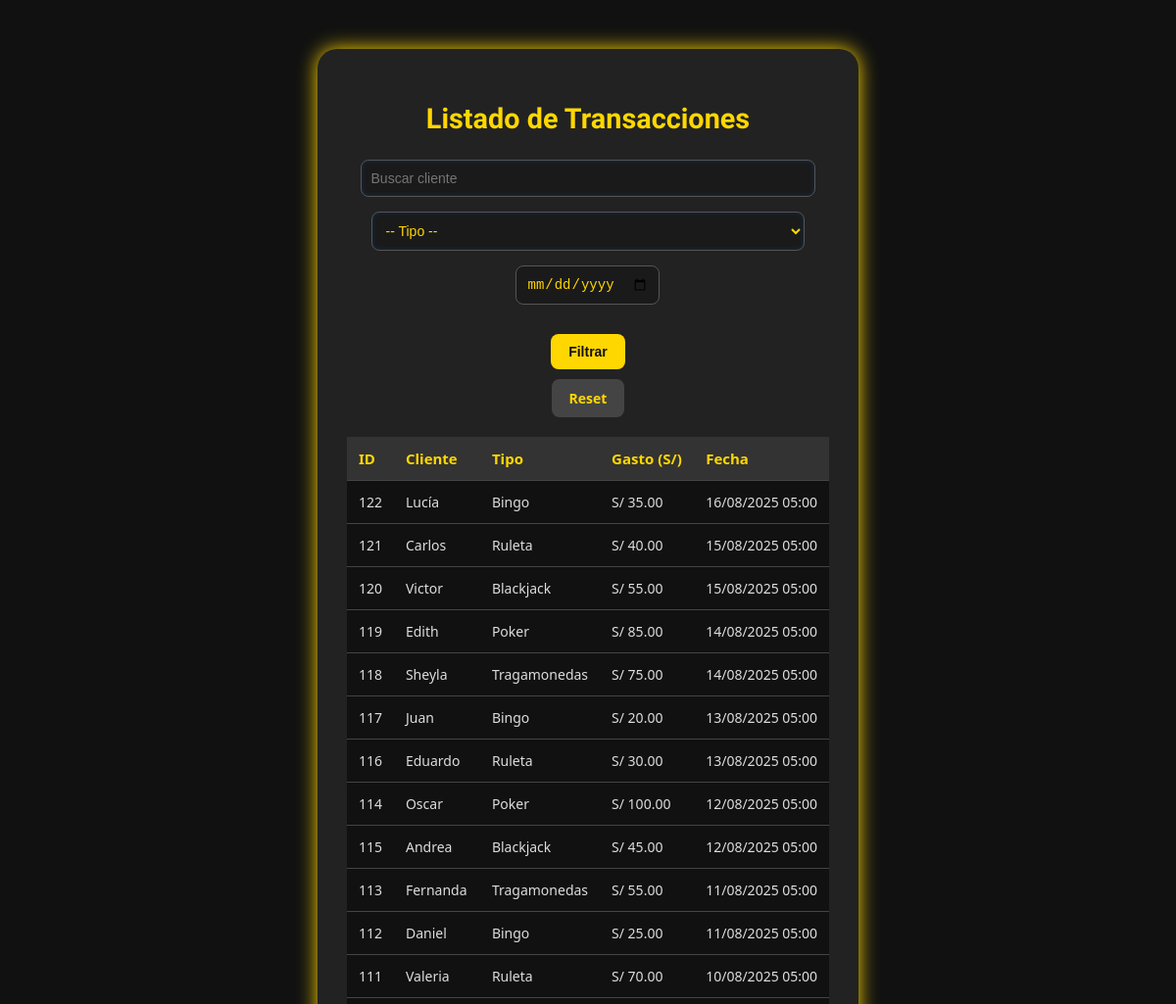
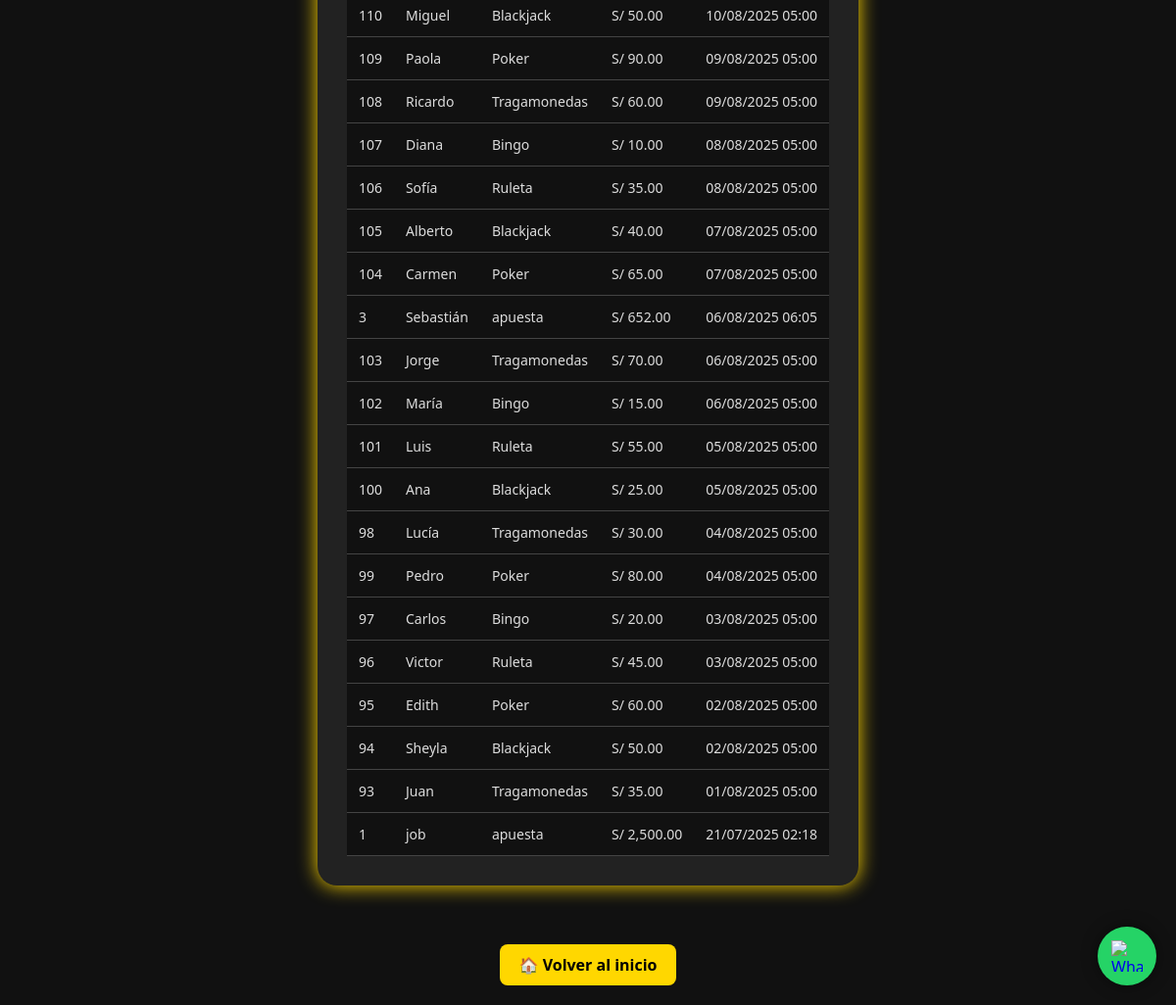
Page /transacciones/listar_transaccion.php on the committed database (2 pictures, top to bottom).
### tables this page shows
CREATE TABLE `transacciones` (
  `id` int(11) NOT NULL,
  `cliente_id` int(11) DEFAULT NULL,
  `tipo` varchar(50) DEFAULT NULL,
  `gasto` decimal(10,2) DEFAULT NULL,
  `fecha` timestamp NOT NULL DEFAULT current_timestamp()
);

CREATE TABLE `clientes` (
  `id` int(11) NOT NULL,
  `nombre` varchar(100) DEFAULT NULL,
  `apellido` varchar(100) DEFAULT NULL,
  `dni` varchar(15) DEFAULT NULL,
  `email` varchar(100) DEFAULT NULL,
  `telefono` varchar(20) DEFAULT NULL,
  `fecha_registro` date DEFAULT NULL,
  `preferencias` text DEFAULT NULL,
  `segmento` varchar(100) NOT NULL
);

### transacciones/listar_transaccion.php (the view, shortened to what this page needs)
<?php
$conn = new mysqli("localhost", "root", "", "atlantic_city_db");
$cliente = $_GET['cliente'] ?? '';
$fecha = $_GET['fecha'] ?? '';
$sql = "SELECT t.id, c.nombre AS cliente, t.tipo, t.gasto, t.fecha
        FROM transacciones t
        JOIN clientes c ON t.cliente_id = c.id
        WHERE 1=1";
$sql .= " ORDER BY t.fecha DESC";
$resultado = $conn->query($sql);
?>
<!DOCTYPE html>
<html lang="es">
<head>
  <link rel="stylesheet" href="../css/transaccion.css">
  <link rel="stylesheet" href="../css/btns.css">
  <link rel="stylesheet" href="../css/footer_sep.css">
</head>
<body>
  <div class="contenedor">
    <h2>Listado de Transacciones</h2>
    <form method="get" class="filtro-form">
      <input type="text" name="cliente" placeholder="Buscar cliente" value="<?= htmlspecialchars($cliente) ?>">
      <select name="tipo">
        <option value="">-- Tipo --</option>
      </select>
      <input type="date" name="fecha" value="<?= htmlspecialchars($fecha) ?>">
      <button type="submit">Filtrar</button>
      <a href="listar_transaccion.php" class="reset-btn">Reset</a>
    </form>
    <table>
      <thead>
        <tr>
          <th>ID</th>
          <th>Cliente</th>
          <th>Tipo</th>
          <th>Gasto (S/)</th>
          <th>Fecha</th>
        </tr>
      </thead>
      <tbody>
        <?php if ($resultado->num_rows > 0): ?>
          <?php while($fila = $resultado->fetch_assoc()): ?>
            <tr>
              <td><?= $fila['id'] ?></td>
              <td><?= $fila['cliente'] ?></td>
              <td><?= $fila['tipo'] ?></td>
              <td>S/ <?= number_format($fila['gasto'], 2) ?></td>
              <td><?= date('d/m/Y H:i', strtotime($fila['fecha'])) ?></td>
            </tr>
          <?php endwhile; ?>
        <?php else: ?>
            <tr><td colspan="5">No se encontraron resultados.</td></tr>
        <?php endif; ?>
      </tbody>
    </table>
  </div>
  <div class="volver">
    <a href="../index.html" class="btn">🏠 Volver al inicio</a>
  </div>
  <a href="https://wa.me/51921876815" class="wsp-btn" target="_blank" title="Contáctanos por WhatsApp">
      <img src="https://img.icons8.com/color/48/000000/whatsapp.png" alt="WhatsApp">
    </a>
</body>
</html>

### css/transaccion.css (style rules this page uses)
body { font-family: 'Segoe UI', Tahoma, Geneva, Verdana, sans-serif; background-color: #111; color: #fff; margin: 0; padding: 20px; display: flex; flex-direction: column; align-items: center; }
h2 { text-align: center; color: gold; font-family: 'Orbitron', sans-serif; margin-bottom: 20px; font-size: 1.8rem; }
form { display: flex; flex-direction: column; }
input, select { padding: 10px; margin-top: 5px; border: 1px solid #444; border-radius: 8px; background: #333; color: #fff; font-size: 14px; transition: 0.3s; }
button { margin-top: 20px; background-color: gold; color: black; font-weight: bold; padding: 12px; border: none; border-radius: 10px; cursor: pointer; transition: background 0.3s; font-size: 15px; }
.contenedor { max-width: 1000px; margin: 30px auto; background-color: #222; padding: 30px; border-radius: 20px; box-shadow: 0 0 20px gold; }
table { width: 100%; border-collapse: collapse; margin-top: 20px; background-color: #111; }
th, td { padding: 12px; text-align: left; border-bottom: 1px solid #444; }
th { background-color: #333; color: gold; font-size: 15px; }
td { color: #ddd; font-size: 14px; }
.filtro-form { display: flex; gap: 10px; flex-wrap: wrap; margin-bottom: 20px; align-items: center; justify-content: space-between; }
.filtro-form input[type="text"], .filtro-form input[type="date"], .filtro-form select { padding: 10px; border-radius: 8px; border: 1px solid #555; background-color: #1a1a1a; color: gold; font-size: 14px; flex: 1; min-width: 120px; }
.filtro-form button, .reset-btn { padding: 10px 18px; background-color: gold; color: #111; border: none; border-radius: 8px; cursor: pointer; font-weight: bold; transition: 0.3s; font-size: 14px; text-decoration: none; }
.reset-btn { background-color: #444; color: gold; }

### css/btns.css (style rules this page uses)
.btn { display: inline-block; background-color: gold; color: black; padding: 10px 20px; border-radius: 8px; text-decoration: none; font-weight: bold; transition: 0.3s; text-align: center; margin-top: 30px; }
input[type="text"], select { width: 90%; padding: 10px 12px; border-radius: 6px; border: 1px solid #007bff; background-color: #1e1e2f; color: #eee; font-size: 15px; box-shadow: inset 0 0 5px rgba(0,123,255,0.2); transition: border 0.3s ease, box-shadow 0.3s ease; }

### css/footer_sep.css (style rules this page uses)
.wsp-btn { position: fixed; bottom: 20px; right: 20px; z-index: 999; width: 60px; height: 60px; background-color: #25D366; border-radius: 50%; display: flex; align-items: center; justify-content: center; box-shadow: 0 0 15px rgba(0,0,0,0.5); transition: transform 0.3s ease; }
.wsp-btn img { width: 32px; height: 32px; }

### rows in the picture
transacciones: id "122", cliente.nombre "Lucía", tipo "Bingo", gasto "35.00", fecha "16/08/2025 05:00"
transacciones: id "121", cliente.nombre "Carlos", tipo "Ruleta", gasto "40.00", fecha "15/08/2025 05:00"
transacciones: id "120", cliente.nombre "Victor", tipo "Blackjack", gasto "55.00", fecha "15/08/2025 05:00"
transacciones: id "119", cliente.nombre "Edith", tipo "Poker", gasto "85.00", fecha "14/08/2025 05:00"
transacciones: id "118", cliente.nombre "Sheyla", tipo "Tragamonedas", gasto "75.00", fecha "14/08/2025 05:00"
transacciones: id "117", cliente.nombre "Juan", tipo "Bingo", gasto "20.00", fecha "13/08/2025 05:00"
transacciones: id "116", cliente.nombre "Eduardo", tipo "Ruleta", gasto "30.00", fecha "13/08/2025 05:00"
transacciones: id "114", cliente.nombre "Oscar", tipo "Poker", gasto "100.00", fecha "12/08/2025 05:00"
transacciones: id "115", cliente.nombre "Andrea", tipo "Blackjack", gasto "45.00", fecha "12/08/2025 05:00"
transacciones: id "113", cliente.nombre "Fernanda", tipo "Tragamonedas", gasto "55.00", fecha "11/08/2025 05:00"
transacciones: id "112", cliente.nombre "Daniel", tipo "Bingo", gasto "25.00", fecha "11/08/2025 05:00"
transacciones: id "111", cliente.nombre "Valeria", tipo "Ruleta", gasto "70.00", fecha "10/08/2025 05:00"
transacciones: id "110", cliente.nombre "Miguel", tipo "Blackjack", gasto "50.00", fecha "10/08/2025 05:00"
transacciones: id "109", cliente.nombre "Paola", tipo "Poker", gasto "90.00", fecha "09/08/2025 05:00"
transacciones: id "108", cliente.nombre "Ricardo", tipo "Tragamonedas", gasto "60.00", fecha "09/08/2025 05:00"
transacciones: id "107", cliente.nombre "Diana", tipo "Bingo", gasto "10.00", fecha "08/08/2025 05:00"
transacciones: id "106", cliente.nombre "Sofía", tipo "Ruleta", gasto "35.00", fecha "08/08/2025 05:00"
transacciones: id "105", cliente.nombre "Alberto", tipo "Blackjack", gasto "40.00", fecha "07/08/2025 05:00"
transacciones: id "104", cliente.nombre "Carmen", tipo "Poker", gasto "65.00", fecha "07/08/2025 05:00"
transacciones: id "3", cliente.nombre "Sebastián", tipo "apuesta", gasto "652.00", fecha "06/08/2025 06:05"
transacciones: id "103", cliente.nombre "Jorge", tipo "Tragamonedas", gasto "70.00", fecha "06/08/2025 05:00"
transacciones: id "102", cliente.nombre "María", tipo "Bingo", gasto "15.00", fecha "06/08/2025 05:00"
transacciones: id "101", cliente.nombre "Luis", tipo "Ruleta", gasto "55.00", fecha "05/08/2025 05:00"
transacciones: id "100", cliente.nombre "Ana", tipo "Blackjack", gasto "25.00", fecha "05/08/2025 05:00"
transacciones: id "98", cliente.nombre "Lucía", tipo "Tragamonedas", gasto "30.00", fecha "04/08/2025 05:00"
transacciones: id "99", cliente.nombre "Pedro", tipo "Poker", gasto "80.00", fecha "04/08/2025 05:00"
transacciones: id "97", cliente.nombre "Carlos", tipo "Bingo", gasto "20.00", fecha "03/08/2025 05:00"
transacciones: id "96", cliente.nombre "Victor", tipo "Ruleta", gasto "45.00", fecha "03/08/2025 05:00"
transacciones: id "95", cliente.nombre "Edith", tipo "Poker", gasto "60.00", fecha "02/08/2025 05:00"
transacciones: id "94", cliente.nombre "Sheyla", tipo "Blackjack", gasto "50.00", fecha "02/08/2025 05:00"
transacciones: id "93", cliente.nombre "Juan", tipo "Tragamonedas", gasto "35.00", fecha "01/08/2025 05:00"
transacciones: id "1", cliente.nombre "job", tipo "apuesta", gasto "2,500.00", fecha "21/07/2025 02:18"
